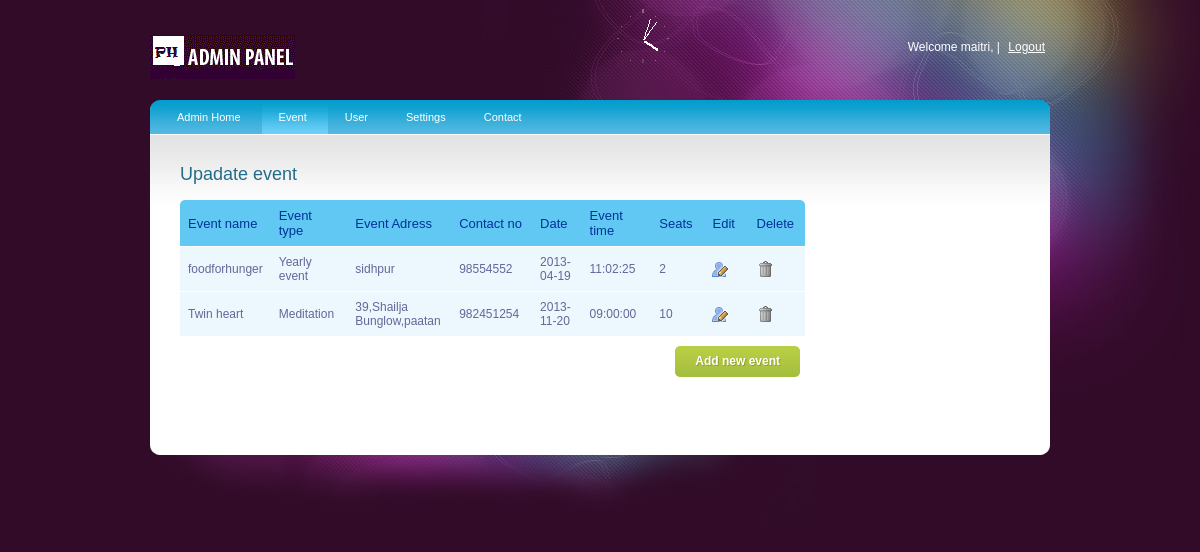
The app's page /admn/update.php (signed in) with its own data.
### tables this page shows
CREATE TABLE IF NOT EXISTS `event` (
  `eid` int(4) NOT NULL auto_increment,
  `ename` text NOT NULL,
  `etype` int(11) NOT NULL,
  `eadress` text NOT NULL,
  `emobno` int(12) NOT NULL,
  `edate` date NOT NULL,
  `etime` time NOT NULL,
  `eseat` int(4) NOT NULL,
  `flg` int(2) NOT NULL,
  PRIMARY KEY  (`eid`)
);

### admn/connect_db.php (called while the page is built, shortened)
<?php
	class connection
	{
		function get_rs($qr)
		{
			if($qr == "update")
				$str="select * from event";
			$this->rs=mysql_query($str);
			return $this->rs;
		}
	}
?>

### admn/update.php (the view, shortened to what this page needs)
<?php
include("connect_db.php");
$cdb=new connection();
$cdb->connect_dbs();
?>
<!DOCTYPE html PUBLIC "-//W3C//DTD XHTML 1.0 Transitional//EN" "http://www.w3.org/TR/xhtml1/DTD/xhtml1-transitional.dtd">
<html xmlns="http://www.w3.org/1999/xhtml">
<head>
<link rel="stylesheet" type="text/css" href="style.css" />
<link rel="stylesheet" type="text/css" media="all" href="niceforms-default.css" />
</head>
<body>
<div id="main_container">
	<div class="header">
    <div class="logo"><a href="#"><img src="images/logo.gif" alt="" title="" border="0" /></a></div>
    <div class="right_header">Welcome <?php echo $_SESSION['name']; ?>,  | <a href="login.php" class="">Logout</a></div>
    <div id="clock_a"></div>
    </div>
    <div class="main_content">
                    <div class="menu">
                    <ul>
                    <li><a href="main.php">Admin Home</a></li>
                    <li><a class="current" href="eventreg.php"> Event</a>
                    </li>
                    <li><a href="updateuser.php">User</a>
                    </li>
                    <li><a href="login.html">Settings</a>
                    </li>
                    <li><a href="contect.php">Contact</a></li>
                    </ul>
                    </div>
           <div class="center_content">
    	  <div class="right_content">
        <h2>Upadate event</h2>
 	<form id="form1" name="form1" method="post" action="">
<table width="734" height="107" align="center" id="rounded-corner" summary="2007 Major IT Companies' Profit">
    <thead>
    	<tr>
        	<th width="49" class="rounded-company" scope="col">Event name</th>
            <th width="80" class="rounded" scope="col">Event type</th>
            <th width="97" class="rounded" scope="col">Event Adress</th>
            <th width="83" class="rounded" scope="col">Contact no</th>
            <th width="44" class="rounded" scope="col">Date</th>
             <th width="80" class="rounded" scope="col">Event time</th>
              <th width="52" class="rounded" scope="col">Seats</th>
            <th width="49" class="rounded" scope="col">Edit</th>
            <th width="51" class="rounded-q4" scope="col">Delete</th>
        </tr>
    </thead>
      <?php
					$rs=$cdb->get_rs("update");
					while($array=mysql_fetch_array($rs))
					{
						if($array[2]=='1')
						{
							$type='Yearly event';
						}
						if($array[2]=='4')
						{
							$type='Meditation';
						}
			?>
    	<tr>
        	<td><?php echo $array[1]; ?></td>
            <td><?php echo $type; ?></td>
            <td><?php echo $array[3]; ?></td>
            <td><?php echo $array[4]; ?></td>
            <td><?php echo $array[5]; ?></td>
            <td><?php echo $array[6]; ?></td>
            <td><?php echo $array[7]; ?> </td>
			<td><a href="edit.php?id=<?php echo $array[0]; ?>"><img src="images/user_edit.png" alt="" title="" border="0" /></a></td>
            <td><a href='del.php?id=<?php echo $array[0]; ?>' class="ask"><img src="images/trash.png" alt="" title="" border="0" /></a></td>
        </tr>
    <?php }?>
</table>
 <a href="new.php" class="bt_green"><span class="bt_green_lft"></span><strong>Add new event</strong><span class="bt_green_r"></span></a></div>
 </div>
    </div>
    <div class="footer"></div>
</div>
</body>
</html>

### admn/style.css (style rules this page uses)
body { background:url(images/bg.jpg) no-repeat center top #310b28; font-family:Arial, Helvetica, sans-serif; padding:0; font-size:12px; margin:0 auto; color: #0e4354; }
a { color:#256c89; }
h2 { font-size:18px; color:#256c89; font-weight:normal; padding:0px 0 15px 0; margin:0px; clear:both; }
#main_container { margin:0 auto; width:900px; padding:0px 0 0px 0; }
.header { width:900px; height:100px; }
.logo { float:left; padding:35px 0 0 0; }
#clock_a { float:right; padding:15px 0 0 0; }
.right_header { width:350px; float:right; text-align:right; color:#FFFFFF; padding:40px 0 0 0; }
.right_header a { margin:0 5px 0 5px; text-decoration:underline; color:#FFFFFF; }
.main_content { margin:0 auto; width:900px; height:auto; padding:0px 0 50px 0; background:url(images/menu_bg.jpg) no-repeat center top #fff; }
.footer { width:900px;height:87px;background:url(images/footer_bg.jpg) no-repeat center top; }
.menu { font-size:11px;padding:0px 10px 0 10px; float:left; width:880px; }
.menu ul { padding:0;margin:0;list-style-type:none; height:34px; }
.menu ul li { float:left;height:34px;line-height:34px; }
.menu a, .menu a:visited { display:block;float:left;height:100%;font-size:11px;text-decoration:none;color:#fff;padding:0 21px 0 17px; }
.menu a.current { background:url(images/menu_bg.gif) repeat-x center; }
.center_content { clear:both; }
.right_content { width:625px; float:left; padding:30px 0 0 30px; }
#rounded-corner { margin:0px; width:625px; text-align: left; border-collapse: collapse; }
#rounded-corner thead th.rounded-company { width:26px; background: #60c8f2 url('images/left.jpg') left top no-repeat; }
#rounded-corner thead th.rounded-q4 { background: #60c8f2 url('images/right.jpg') right top no-repeat; }
#rounded-corner th { padding: 8px; font-weight: normal; font-size: 13px; color: #039; background: #60c8f2; }
#rounded-corner td { padding: 8px; background: #ecf8fd; border-top: 1px solid #fff; color: #669; }
a.bt_green { display:block; float:right; margin:10px 5px 10px 5px; line-height:31px; text-decoration:none; color:#FFFFFF; text-shadow:1px 1px #8fa42b; }
a.bt_green strong { width:auto;height:31px; padding:0 10px 0 10px;display:block; float:left;background:url(images/bt_green_center.gif) repeat-x center; }
a.bt_green span.bt_green_lft { width:10px;height:31px;display:block; float:left;background:url(images/bt_green_left.gif) no-repeat center right; }
a.bt_green span.bt_green_r { width:10px;height:31px;display:block; float:left;background:url(images/bt_green_r.gif) no-repeat center right; }

### records on screen
event: ename "foodforhunger", etype "Yearly event", eadress "sidhpur", emobno "98554552", edate "2013-04-19", etime "11:02:25", eseat "2"
event: ename "Twin heart", etype "Meditation", eadress "39,Shailja Bunglow,paatan", emobno "982451254", edate "2013-11-20", etime "09:00:00", eseat "10"

### other values on screen
$_SESSION['name'] "maitri"
